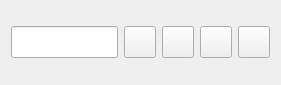
<?xml version="1.0" encoding="UTF-8"?>
<ui version="4.0">
 <class>JDCEPlan</class>
 <widget class="qMRMLWidget" name="JDCEPlan">
  <property name="geometry">
   <rect>
    <x>0</x>
    <y>0</y>
    <width>281</width>
    <height>85</height>
   </rect>
  </property>
  <property name="styleSheet">
   <string notr="true"/>
  </property>
  <layout class="QHBoxLayout" name="horizontalLayout">
   <item>
    <widget class="QLineEdit" name="lineEdit">
     <property name="minimumSize">
      <size>
       <width>0</width>
       <height>32</height>
      </size>
     </property>
    </widget>
   </item>
   <item>
    <widget class="QPushButton" name="btnDelete">
     <property name="minimumSize">
      <size>
       <width>32</width>
       <height>32</height>
      </size>
     </property>
     <property name="maximumSize">
      <size>
       <width>32</width>
       <height>32</height>
      </size>
     </property>
     <property name="text">
      <string/>
     </property>
    </widget>
   </item>
   <item>
    <widget class="QPushButton" name="pad">
     <property name="minimumSize">
      <size>
       <width>32</width>
       <height>32</height>
      </size>
     </property>
     <property name="maximumSize">
      <size>
       <width>32</width>
       <height>32</height>
      </size>
     </property>
     <property name="text">
      <string/>
     </property>
    </widget>
   </item>
   <item>
    <widget class="QPushButton" name="btn2D">
     <property name="minimumSize">
      <size>
       <width>32</width>
       <height>32</height>
      </size>
     </property>
     <property name="maximumSize">
      <size>
       <width>32</width>
       <height>32</height>
      </size>
     </property>
     <property name="text">
      <string/>
     </property>
    </widget>
   </item>
   <item>
    <widget class="QPushButton" name="btn3D">
     <property name="minimumSize">
      <size>
       <width>32</width>
       <height>32</height>
      </size>
     </property>
     <property name="maximumSize">
      <size>
       <width>32</width>
       <height>32</height>
      </size>
     </property>
     <property name="text">
      <string/>
     </property>
    </widget>
   </item>
  </layout>
 </widget>
 <customwidgets>
  <customwidget>
   <class>qMRMLWidget</class>
   <extends>QWidget</extends>
   <header>qMRMLWidget.h</header>
   <container>1</container>
  </customwidget>
 </customwidgets>
 <resources/>
 <connections/>
</ui>
